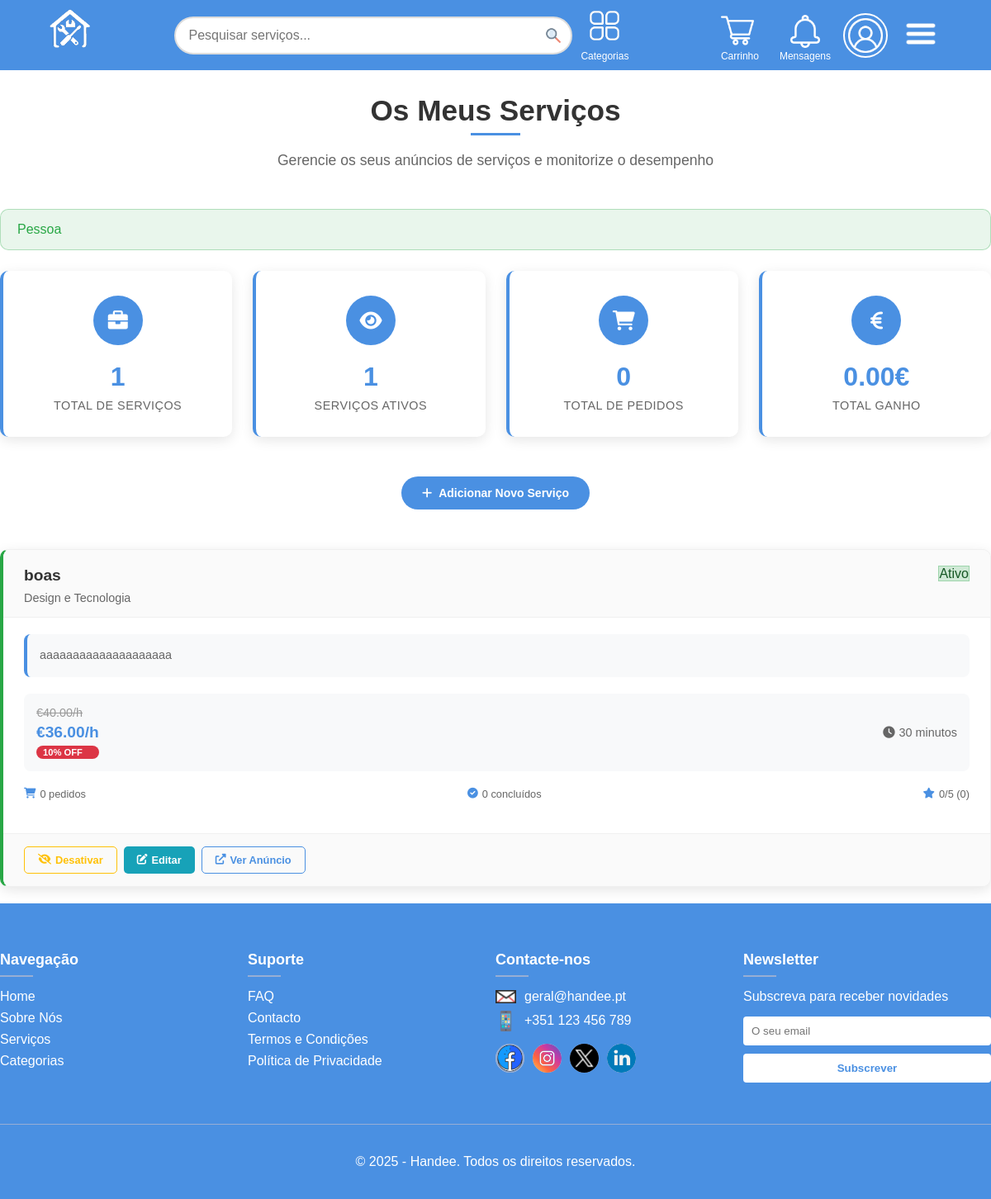
/Views/orders/myServices.php (signed in), run on the app's committed database.
### tables this page shows
CREATE TABLE Service_ (
    id INTEGER PRIMARY KEY,
    freelancer_id INTEGER NOT NULL,
    name_ TEXT NOT NULL,
    description_ TEXT NOT NULL,
    duration INTEGER NOT NULL,
    is_active BOOLEAN NOT NULL DEFAULT true,
    price_per_hour REAL NOT NULL,
    promotion INT NOT NULL DEFAULT 0,  /* O valor que estiver será o valor do desconto; default 0, logo por padrão não há desconto*/
    category_id INTEGER NOT NULL,
    FOREIGN KEY (freelancer_id) REFERENCES User_(id),
    FOREIGN KEY (category_id) REFERENCES Category(id)
);

### Controllers/serviceController.php (called while the page is built, shortened)
<?php
function getUserServices($userId) {
    $db = getDatabaseConnection();
    $query = "
        SELECT
            s.id,
            s.name_,
            s.description_,
            s.duration,
            s.is_active,
            s.price_per_hour,
            s.promotion,
            c.name_ as category_name,
            COUNT(sd.id) as total_orders,
            COUNT(CASE WHEN sd.status_ = 'completed' THEN 1 END) as completed_orders,
            AVG(f.evaluation) as avg_rating,
            COUNT(f.id) as total_reviews
        FROM Service_ s
        LEFT JOIN Category c ON s.category_id = c.id
        LEFT JOIN Service_Data sd ON s.id = sd.service_id
        LEFT JOIN Feedback f ON s.id = f.service_id
        WHERE s.freelancer_id = :user_id
        GROUP BY s.id, s.name_, s.description_, s.duration, s.is_active, s.price_per_hour, s.promotion, c.name_
        ORDER BY s.is_active DESC, s.name_ ASC
    ";
    $stmt = $db->prepare($query);
    $stmt->execute([':user_id' => $userId]);
    return $stmt->fetchAll(PDO::FETCH_ASSOC);
}
function calculateDiscountedPrice($price, $promotion) {
    if ($promotion > 0) {
        return $price - ($price * ($promotion / 100));
    }
    return $price;
}
?>

### Templates/orderPages_elems.php (the view, shortened to what this page needs)
    <?php
function drawServicesStats($stats) {
    ?>
    <section class="services-stats">
        <div class="stats-container">
            <div class="stat-card">
                <div class="stat-icon">
                    <i class="fas fa-briefcase"></i>
                </div>
                <div class="stat-info">
                    <h3><?php echo $stats['total_services']; ?></h3>
                    <p>Total de Serviços</p>
                </div>
            </div>
            <div class="stat-card">
                <div class="stat-icon">
                    <i class="fas fa-eye"></i>
                </div>
                <div class="stat-info">
                    <h3><?php echo $stats['active_services']; ?></h3>
                    <p>Serviços Ativos</p>
                </div>
            </div>
            <a class="stat-card" href="/Views/orders/serviceOrders.php">
                <div class="stat-icon">
                    <i class="fas fa-shopping-cart"></i>
                </div>
                <div class="stat-info">
                    <h3><?php echo $stats['total_orders']; ?></h3>
                    <p>Total de Pedidos</p>
                </div>
            </a>
            <div class="stat-card">
                <div class="stat-icon">
                    <i class="fas fa-euro-sign"></i>
                </div>
                <div class="stat-info">
                    <h3><?php echo number_format($stats['total_earned'], 2); ?>€</h3>
                    <p>Total Ganho</p>
                </div>
            </div>
        </div>
    </section>
    <?php
}
    ?>
    <?php
function drawServicesList($services) {
    ?>
    <div class="services-list">
        <?php foreach ($services as $service):
            $isActive = $service['is_active'];
            $activeClass = $isActive ? 'service-active' : 'service-inactive';
            $discountedPrice = calculateDiscountedPrice($service['price_per_hour'], $service['promotion']);
            $avgRating = $service['avg_rating'] ? round($service['avg_rating'], 1) : 0;
        ?>
            <div class="service-card <?php echo $activeClass; ?>">
                <div class="service-header">
                    <div class="service-info">
                        <h3 class="service-name"><?php echo htmlspecialchars($service['name_']); ?></h3>
                        <p class="category-name"><?php echo htmlspecialchars($service['category_name']); ?></p>
                    </div>
                    <div class="service-status">
                        <span class="status-badge <?php echo $isActive ? 'status-active' : 'status-inactive'; ?>">
                            <?php echo $isActive ? 'Ativo' : 'Inativo'; ?>
                        </span>
                    </div>
                </div>
                <div class="service-body">
                    <div class="service-description">
                        <p><?php echo htmlspecialchars($service['description_']); ?></p>
                    </div>
                    <div class="service-pricing">
                        <div class="price-info">
                            <?php if ($service['promotion'] > 0): ?>
                                <span class="original-price">€<?php echo number_format($service['price_per_hour'], 2); ?>/h</span>
                                <span class="discounted-price">€<?php echo number_format($discountedPrice, 2); ?>/h</span>
                                <span class="discount-badge"><?php echo $service['promotion']; ?>% OFF</span>
                            <?php else: ?>
                                <span class="current-price">€<?php echo number_format($service['price_per_hour'], 2); ?>/h</span>
                            <?php endif; ?>
                        </div>
                        <div class="duration-info">
                            <i class="fas fa-clock"></i>
                            <?php echo $service['duration']; ?> minutos
                        </div>
                    </div>
                    <div class="service-stats">
                        <div class="stat-item">
                            <i class="fas fa-shopping-cart"></i>
                            <span><?php echo $service['total_orders']; ?> pedidos</span>
                        </div>
                        <div class="stat-item">
                            <i class="fas fa-check-circle"></i>
                            <span><?php echo $service['completed_orders']; ?> concluídos</span>
                        </div>
                        <div class="stat-item">
                            <i class="fas fa-star"></i>
                            <span><?php echo $avgRating; ?>/5 (<?php echo $service['total_reviews']; ?>)</span>
                        </div>
                    </div>
                </div>
                <div class="service-actions">
                    <form method="post" style="display: inline;">
                        <button type="submit" class="btn-toggle <?php echo $isActive ? 'btn-deactivate' : 'btn-activate'; ?>">
                            <i class="fas fa-<?php echo $isActive ? 'eye-slash' : 'eye'; ?>"></i>
                            <?php echo $isActive ? 'Desativar' : 'Ativar'; ?>
                        </button>
                    </form>
                    <button class="btn-edit" onclick="editService(<?php echo $service['id']; ?>)">
                        <i class="fas fa-edit"></i>
                        Editar
                    </button>
                    <a href="/Views/product.php?id=<?php echo $service['id']; ?>" class="btn-view" target="_blank">
                        <i class="fas fa-external-link-alt"></i>
                        Ver Anúncio
                    </a>
                </div>
            </div>
        <?php endforeach; ?>
    </div>
    <?php
}
function drawQuickActions() {
    ?>
    <section class="quick-actions">
        <div class="actions-container">
            <button class="btn-primary" onclick="openAddServiceModal()">
                <i class="fas fa-plus"></i>
                Adicionar Novo Serviço
            </button>
        </div>
    </section>
    <?php
}
    ?>

### Styles/common_ellements.css (style rules this page uses)
:root { --primary-color: #4a90e2; --secondary-color: #f8f9fa; --text-color: #333; --hover-color: #3a7bc8; --detail-color: #97AED4; --boxShadow-color: #EEEEEE; }
body { margin: 0; padding: 0; font-family: 'Arial', sans-serif; }
a { color: white; text-decoration: none; }

### data on the page
service_: name_ "boas", category_name "Design e Tecnologia", is_active "Ativo", description_ "aaaaaaaaaaaaaaaaaaaa", price_per_hour "40.00", discountedPrice "36.00", promotion "10", duration "30", total_orders "0", completed_orders "0", avgRating "0", total_reviews "0"

### other printed values
$success "Pessoa"
$stats['total_services'] "1"
$stats['active_services'] "1"
$stats['total_orders'] "0"
$stats['total_earned'] "0.00"
